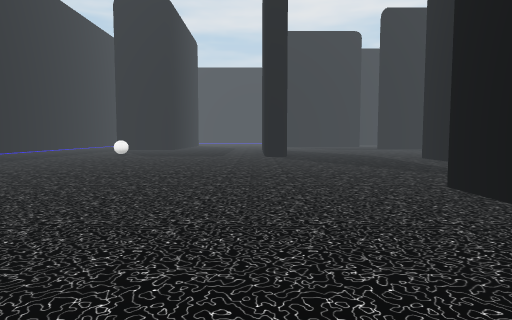
view 1 (above)

24 first-person views from a walk through a Unity game level. The camera is 1.3 m above the floor, tilts 4° down and sees 75° across. The floor is counted in squares, 2 m on a side. Each view is taken from the middle of a square. On the plan, view 1 faces up. The plan holds only what a view shows up to about 10 squares ahead; the rest is blank. The place goes on beyond the plan. The player is left out. Some surface patterns are stand-ins.

view 2
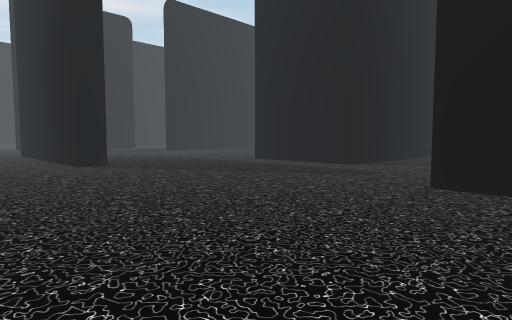

view 3
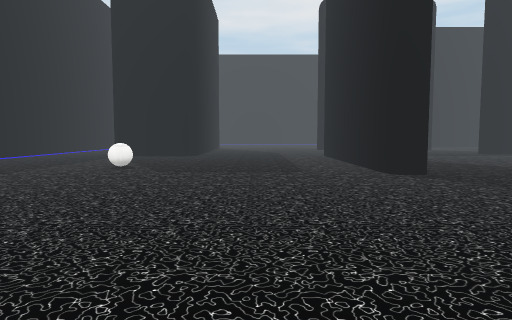

view 4
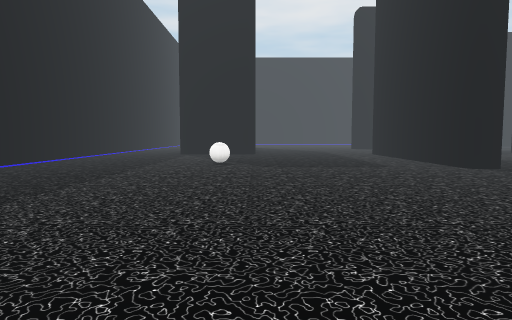

view 5
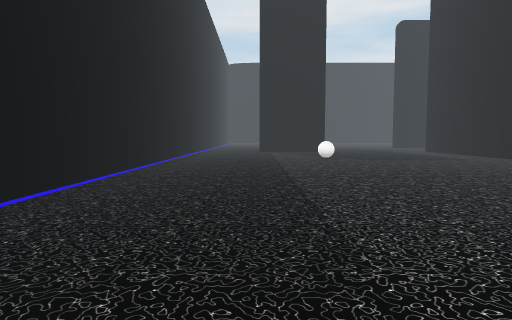

view 6
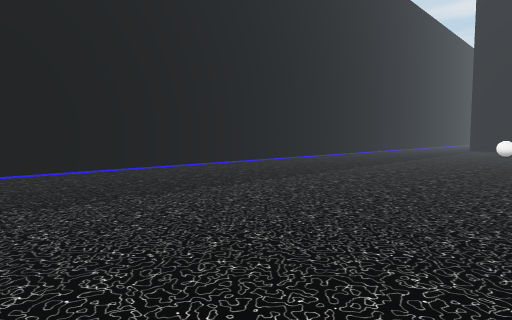

view 7
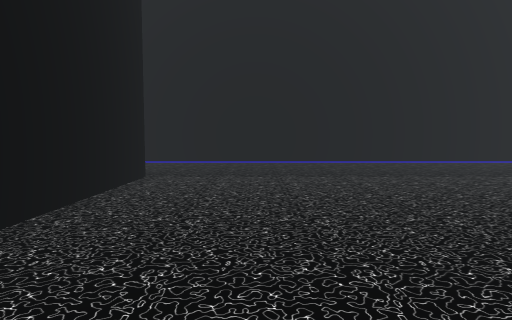

view 8
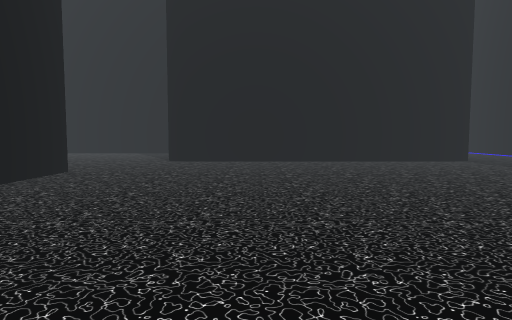

view 9
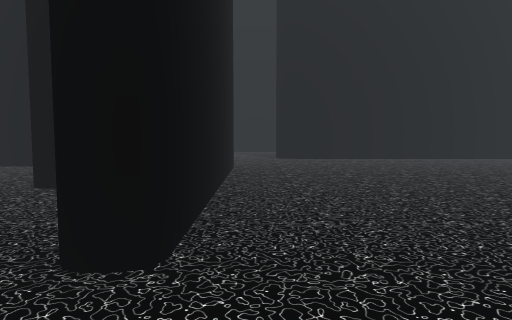

view 10
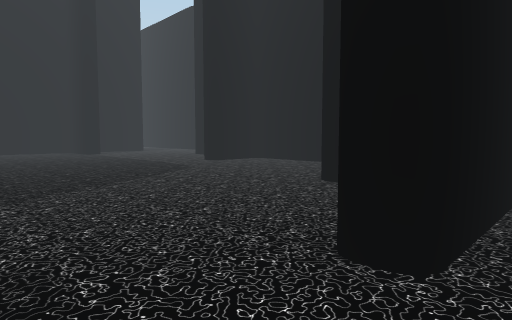

view 11
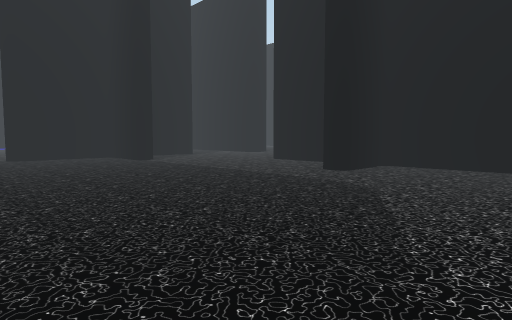

view 12
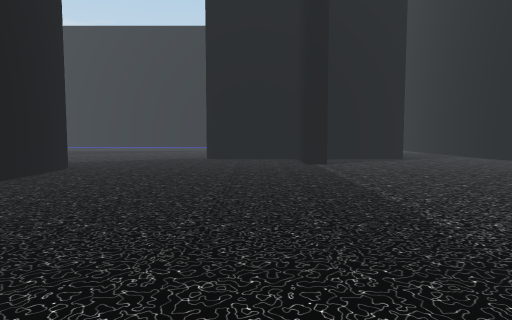

view 13
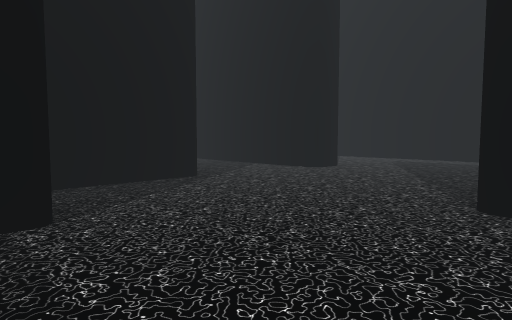

view 14
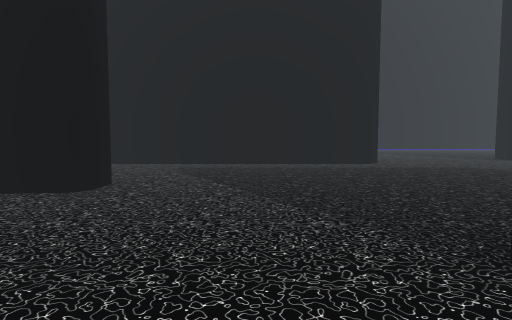

view 15
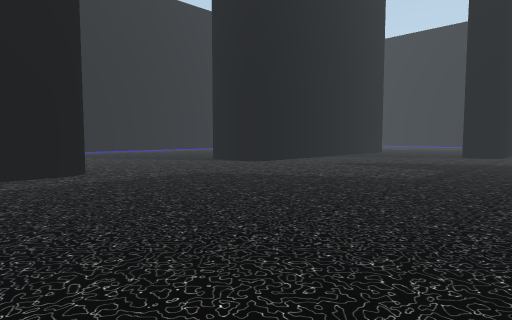

view 16
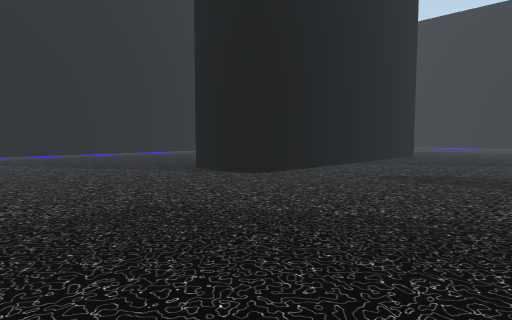

view 17
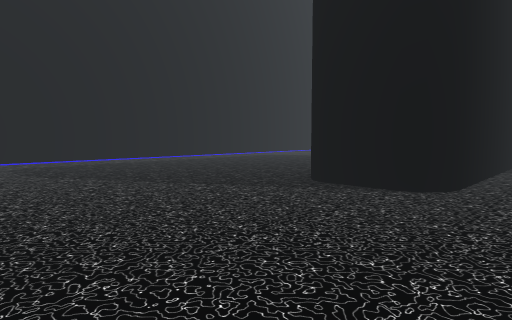

view 18
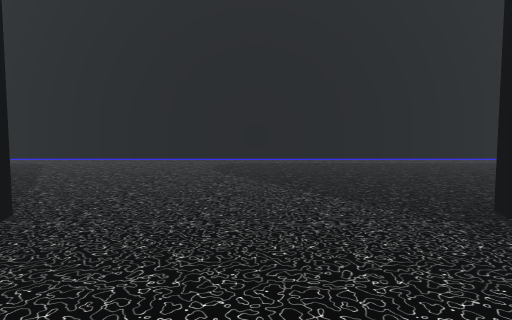

view 19
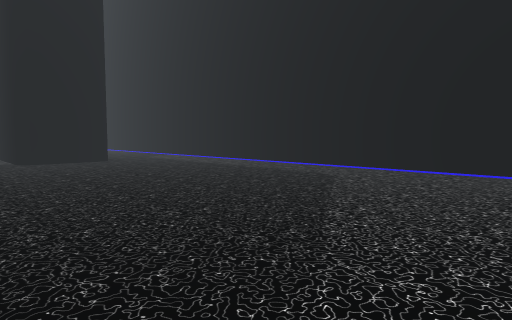

view 20
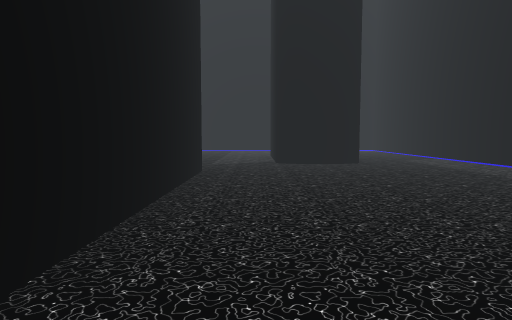

view 21
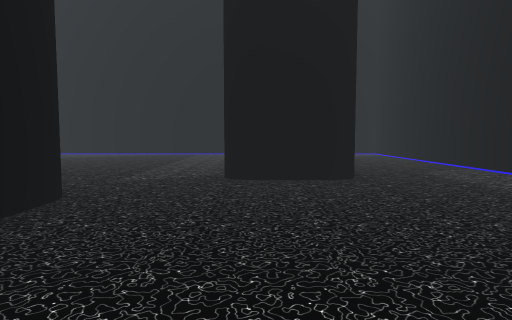

view 22
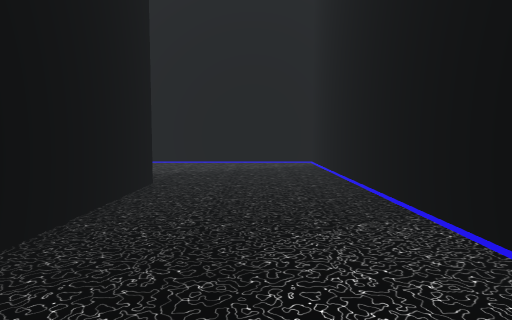

view 23
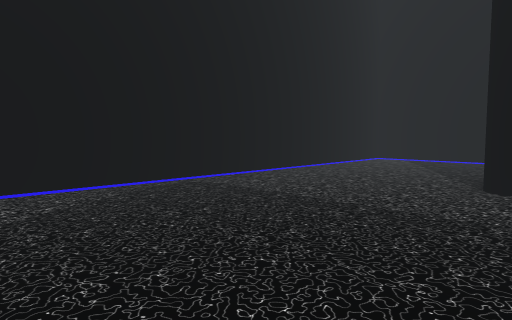

view 24
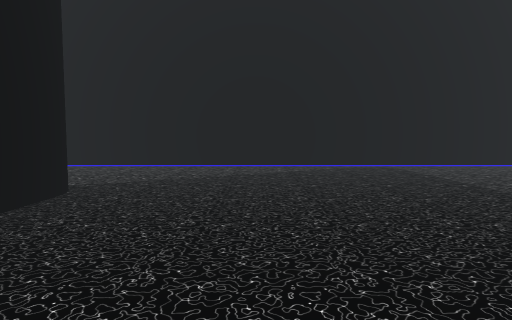

### Floor plan
Points are (right, up) in squares from view 1. A wall is a line through its corners. A room is listed if a view was taken in it or the views show most of it. See-through windows are left out.
Room 1 (views 1, 2, 3, 4, 5, 6, 7, 8, 9, 10)
walls: (0.3, 11) (0.3, 15); (0.9, 10.6) (0.4, 10.6); (5, 7) (5, 10.1); (2.5, -1.1) (2.5, 4.3); (-6.2, -3.8) (0.9, -3.8); (-9.4, 15.1) (-9.4, -2.4)
ways out: opening at (-8, -3.7) to room 2; opening at (2, -2) to room 2; opening at (3.5, 11.5) to room 2; opening at (4, 6) to room 2
objects: other object (-5, 12)
Room 2 (views 11, 12, 13, 14, 15, 16, 17, 18, 19, 20, 21, 22, 23, 24)
walls: (10.8, -1.3) (12.5, -1.3); (16.6, -1.1) (16.6, 1); (16.5, -3.8) (20.4, -3.8); (16, -4.6) (16, -4); (14.9, 1.8) (16.6, 1.8) (16.6, 4.2); (11.4, -7.9) (17.5, -7.9); (6.9, -1.3) (9.2, -1.3) (9.2, 0.2); (11.1, -8) (11.6, -7.9); (6.9, -8.2) (7, -8.7); (13.8, 6.8) (11.8, 6.7); (7, -8.5) (7, -9.8) (6.6, -10.2); (18.4, -10) (13.2, -10); (8.5, 6.6) (6.4, 6.6); (18.7, -9.9) (18.2, -10); (6.6, 6.7) (5, 6.9); (23.6, -4.8) (22.8, -4.8); (23.9, -4.8) (23.4, -4.9); (5.4, 6.8) (5, 7); (1.4, -4) (1.4, -4.6); (20.2, -11.5) (23.8, -11.5); (20, -13.1) (20, -12); (0.9, -7.9) (6.5, -7.9); (23.8, -13.6) (20.8, -13.6); (2.1, -16.4) (27.4, -16.4) (27.3, -2.8); (-9.4, -2.4) (-9.4, -4.9)
ways out: opening at (-8, -3.7) to room 1; opening at (2, -2) to room 1; opening at (3.5, 11.5) to room 1; opening at (4, 6) to room 1

Where each view was taken, in squares from view 1:
view 1: 0 up, 0 right, facing up
view 2: 3 up, 2 left, facing up-right
view 3: 5 up, 2 left, facing up
view 4: 4 up, 4 left, facing up
view 5: 2 up, 7 left, facing up
view 6: 1 down, 3 left, facing up-left
view 7: 2 down, 1 left, facing left
view 8: 5 up, 1 left, facing down
view 9: 6 up, 2 right, facing down
view 10: 6 up, 2 right, facing down-right
view 11: 6 up, 6 right, facing down-right
view 12: 3 up, 7 right, facing right
view 13: 2 up, 12 right, facing down-right
view 14: 0 up, 14 right, facing down
view 15: 2 down, 13 right, facing down-left
view 16: 4 down, 11 right, facing down-left
view 17: 7 down, 11 right, facing down-left
view 18: 7 down, 9 right, facing down
view 19: 10 down, 11 right, facing down-right
view 20: 11 down, 12 right, facing right
view 21: 12 down, 15 right, facing right
view 22: 15 down, 19 right, facing right
view 23: 7 down, 23 right, facing down-right
view 24: 7 down, 20 right, facing right
